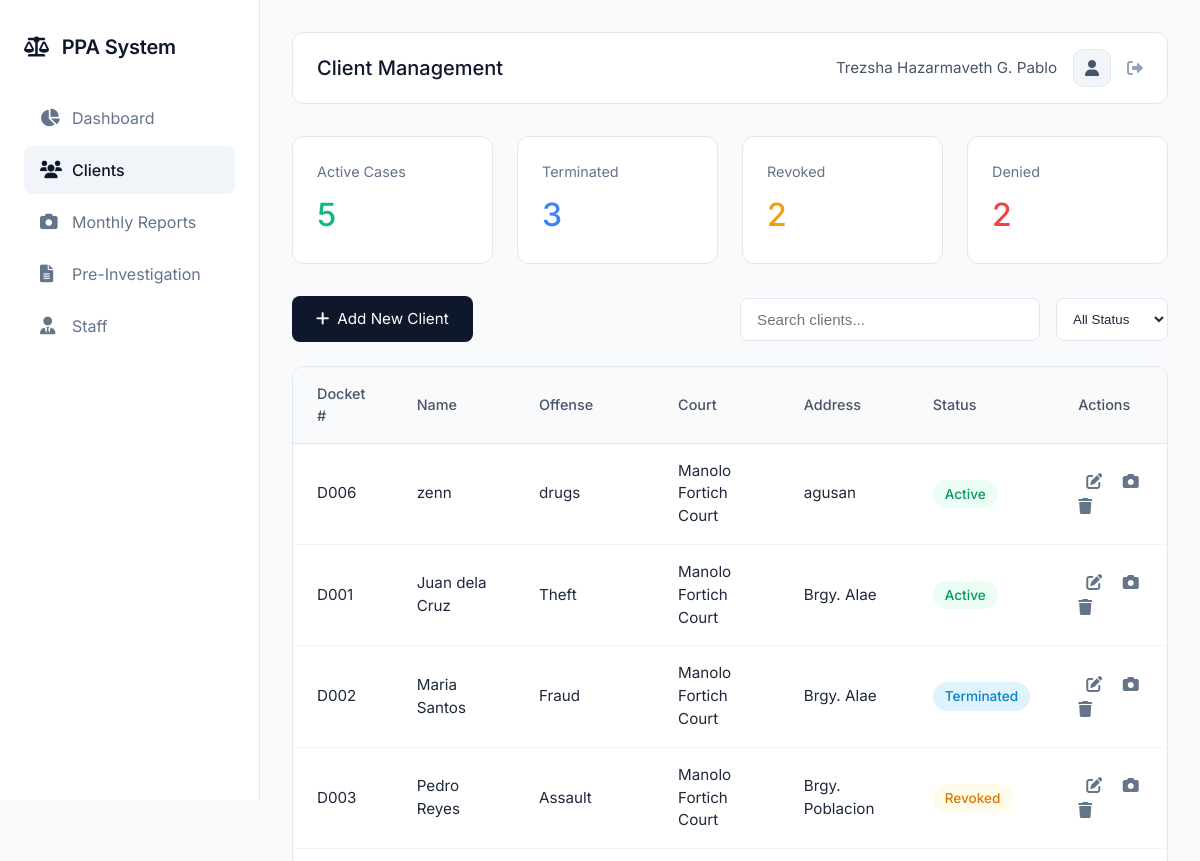
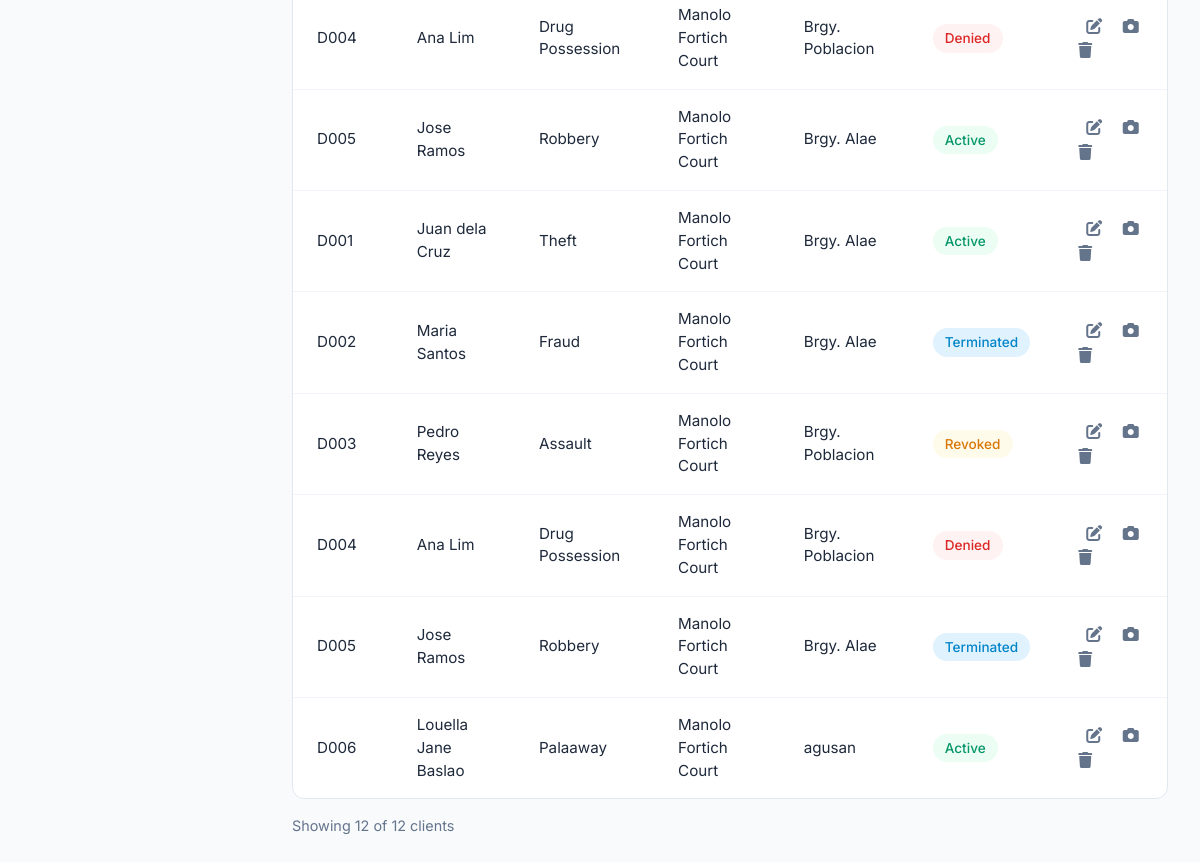
Before: /clients.php (signed in) with the older database file (2 pictures, top to bottom).
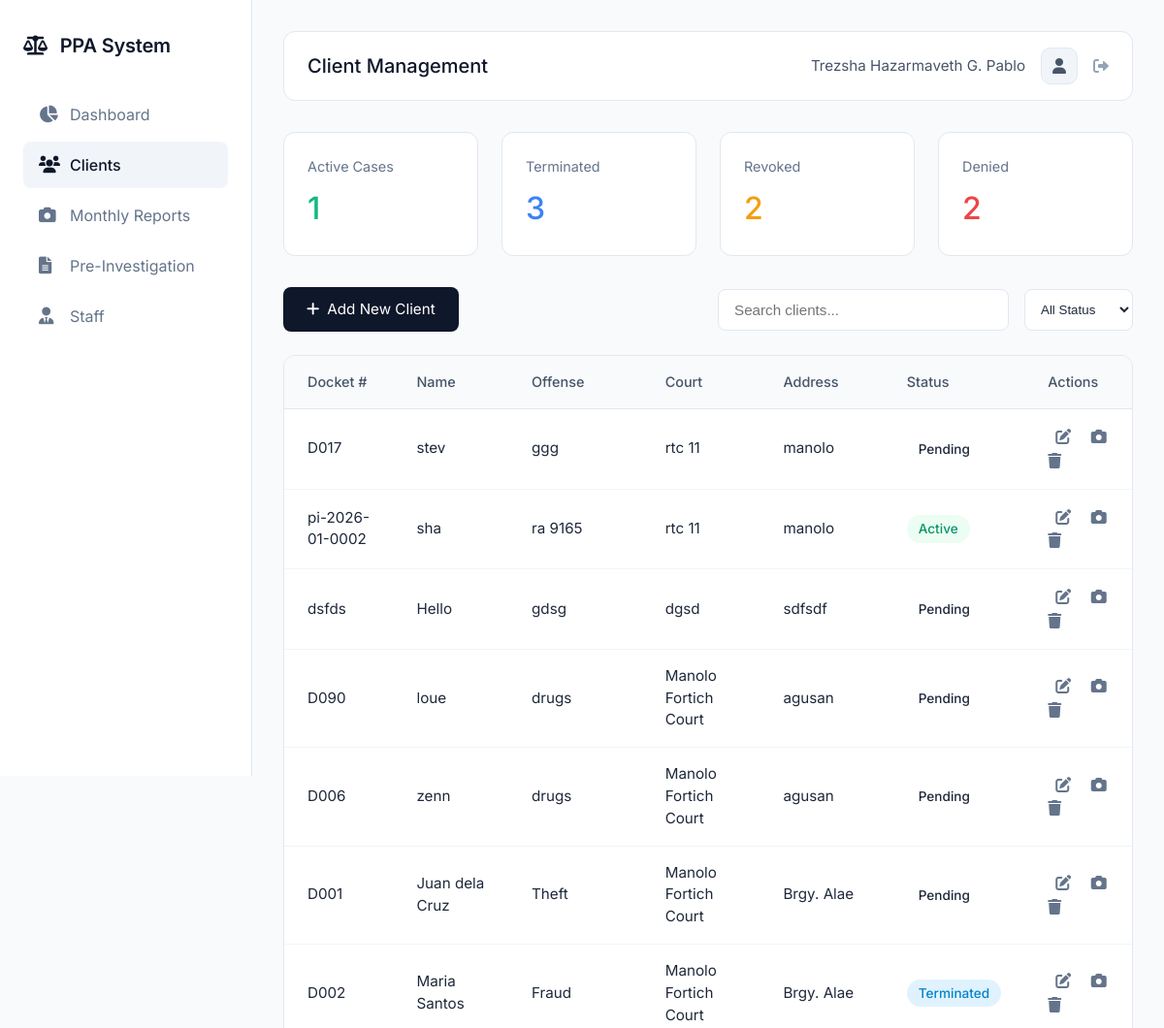
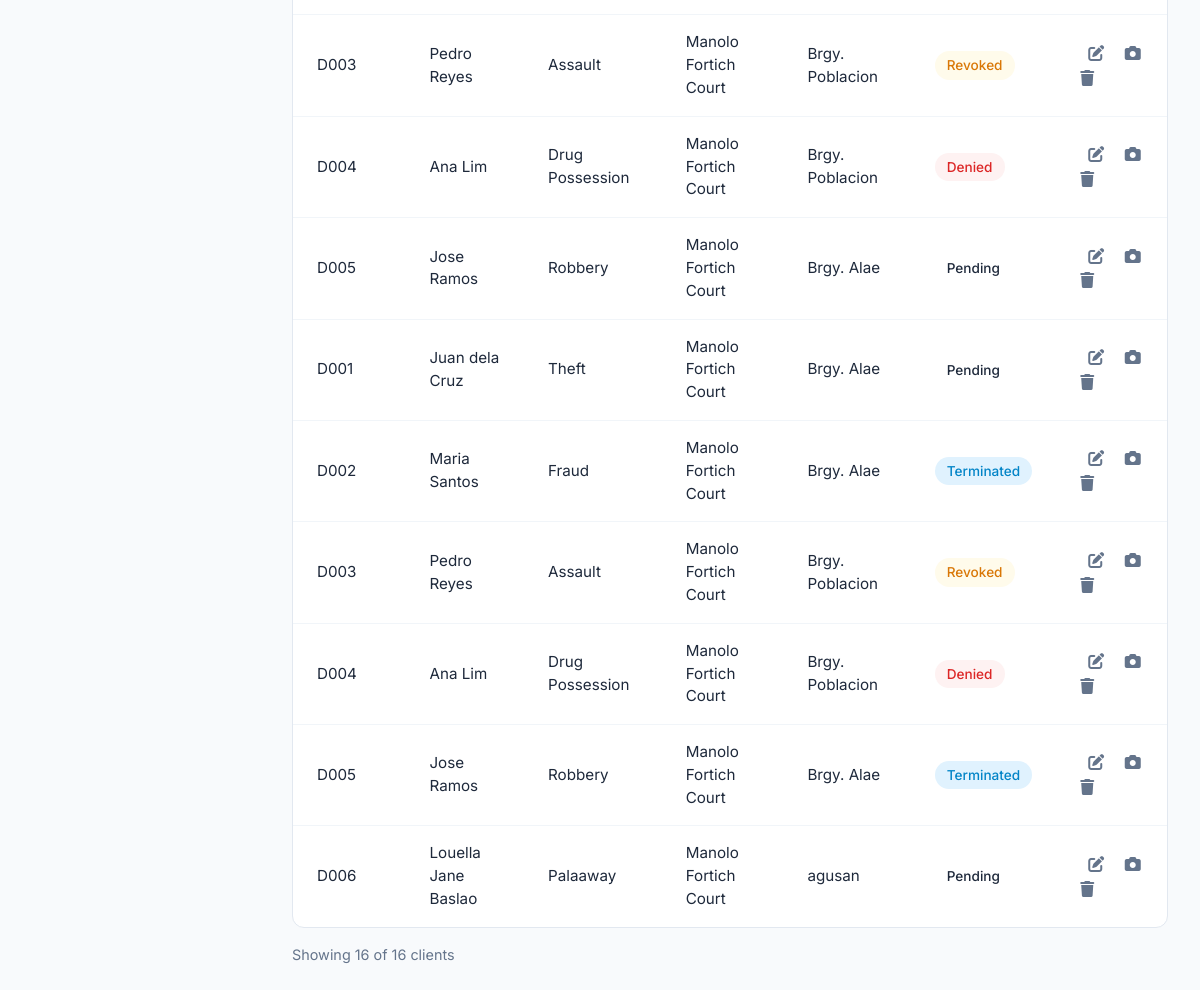
After: the same page with the newer database file (2 pictures, top to bottom).
### tables this page shows
CREATE TABLE `clients` (
  `id` int(11) NOT NULL,
  `docket_number` varchar(50) DEFAULT NULL,
  `name` varchar(100) DEFAULT NULL,
  `cc_number` varchar(50) DEFAULT NULL,
  `court` varchar(100) DEFAULT NULL,
  `offense` varchar(100) DEFAULT NULL,
  `sentence` varchar(100) DEFAULT NULL,
  `address` text DEFAULT NULL,
  `status` varchar(50) DEFAULT NULL,
  `created_at` timestamp NOT NULL DEFAULT current_timestamp(),
  `start_date` date DEFAULT NULL,
  `end_date` date DEFAULT NULL,
  `payment` decimal(10,2) DEFAULT 0.00,
  `pi_case_id` int(11) DEFAULT NULL,
  `ps_case_id` int(11) DEFAULT NULL,
  `case_status` varchar(50) DEFAULT 'Pending'
);

### clients.php (the view, shortened to what the changed rows need)
<?php
include 'config/database.php';
$user_role = $_SESSION['role'] ?? 'staff';
$clients = mysqli_query($conn, "SELECT * FROM clients ORDER BY created_at DESC");
$active = mysqli_fetch_assoc(mysqli_query($conn,"SELECT COUNT(*) total FROM clients WHERE status='Active'"))['total'];
?>
<!DOCTYPE html>
<html lang="en">
<head>
    <link rel="stylesheet" href="https://cdnjs.cloudflare.com/ajax/libs/font-awesome/6.0.0/css/all.min.css">
</head>
<body>
    <div class="app">
        <div class="main">
            <div class="top-bar">
                <h1 class="page-title">Client Management</h1>
                <div class="user-menu">
                </div>
            </div>
            <div class="stats-grid">
                <div class="stat-card">
                    <div class="stat-label">Active Cases</div>
                    <div class="stat-value active"><?php echo $active; ?></div>
                </div>
                <div class="stat-card">
                </div>
                <div class="stat-card">
                </div>
                <div class="stat-card">
                </div>
            </div>
            <div class="actions-bar">
                <a href="add_probationer.php" class="add-btn">
                </a>
                <div class="search-box">
                </div>
            </div>
            <div class="table-container">
                <table id="clientsTable">
                    <thead>
                        <tr>
                            <th>Docket #</th>
                            <th>Name</th>
                            <th>Offense</th>
                            <th>Court</th>
                            <th>Address</th>
                            <th>Status</th>
                            <th>Actions</th>
                        </tr>
                    </thead>
                    <tbody>
                        <?php if(mysqli_num_rows($clients) > 0): ?>
                            <?php while($row = mysqli_fetch_assoc($clients)): ?>
                            <tr class="client-row">
                                <td><?php echo htmlspecialchars($row['docket_number']); ?></td>
                                <td><?php echo htmlspecialchars($row['name']); ?></td>
                                <td><?php echo htmlspecialchars($row['offense']); ?></td>
                                <td><?php echo htmlspecialchars($row['court']); ?></td>
                                <td><?php echo htmlspecialchars($row['address']); ?></td>
                                <td>
                                    <span class="status-badge status-<?php echo $row['status']; ?>">
                                        <?php echo $row['status']; ?>
                                    </span>
                                </td>
                                <td>
                                    <a href="edit_probationer.php?id=<?php echo $row['id']; ?>" class="action-link" title="Edit">
                                        <i class="fas fa-edit"></i>
                                    </a>
                                    <a href="view_reports.php?id=<?php echo $row['id']; ?>" class="action-link" title="View Reports">
                                        <i class="fas fa-camera"></i>
                                    </a>
                                    <?php if($user_role == 'main' || $user_role == 'admin'): ?>
                                    <a href="clients.php?delete=<?php echo $row['id']; ?>" class="action-link delete" title="Delete" onclick="return confirm('Are you sure you want to delete this client?')">
                                        <i class="fas fa-trash"></i>
                                    </a>
                                    <?php endif; ?>
                                </td>
                            </tr>
                            <?php endwhile; ?>
                        <?php endif; ?>
                    </tbody>
                </table>
            </div>
            <div class="results-count" id="resultsCount">
            </div>
        </div>
    </div>
</body>
</html>

Changed rows visible on the page:
added clients: docket_number "D017", name "stev", offense "ggg", court "rtc 11", address "manolo", status "Pending"
added clients: docket_number "pi-2026-01-0002", name "sha", offense "ra 9165", court "rtc 11", address "manolo", status "Active"
added clients: docket_number "dsfds", name "Hello", offense "gdsg", court "dgsd", address "sdfsdf", status "Pending"
added clients: docket_number "D090", name "loue", offense "drugs", court "Manolo Fortich Court", address "agusan", status "Pending"
changed clients "zenn": status "Active" → "Pending"
changed clients (number 6 of 16 on the later page): status "Active" → "Pending"
changed clients (number 10 of 16 on the later page): status "Active" → "Pending"
changed clients (number 11 of 16 on the later page): status "Active" → "Pending"
changed clients "Louella Jane Baslao": status "Active" → "Pending"
Other visible differences:
$active: "5" → "1"
text written by a page script: "Showing 12 of 12 clients" → "Showing 16 of 16 clients"
